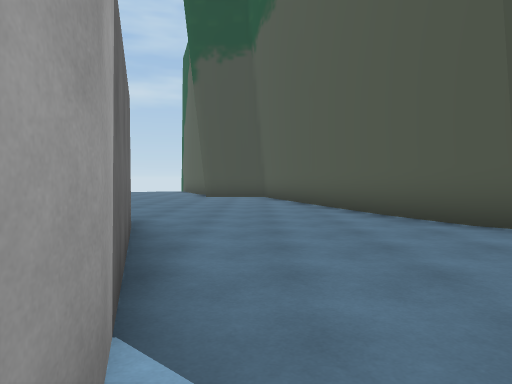
[1] (above)

14 first-person views from a walk through a 3-D level made in the Unity game engine. The camera is 1.3 m above the floor, tilts 2° down and sees 70° across. The floor is counted in squares, 2 m on a side. Each view is taken from the middle of a square. On the plan, view 1 faces up. The plan holds only what a view shows up to about 11 squares ahead; the rest is blank. The place goes on beyond the plan.

[2]
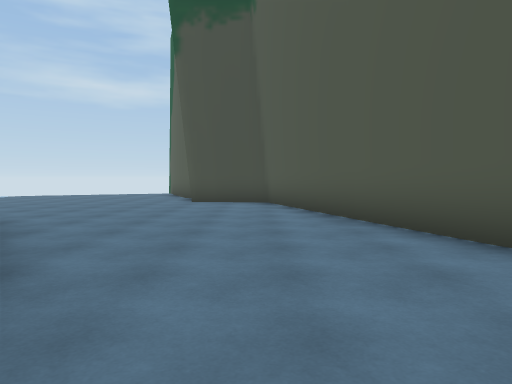

[3]
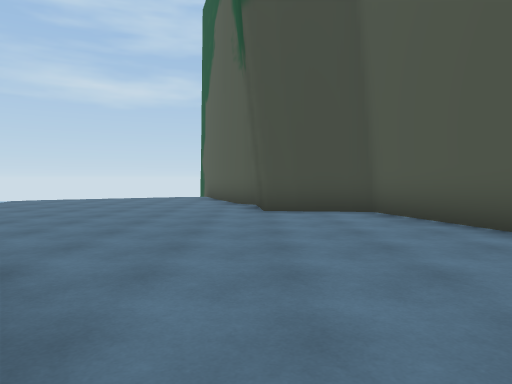

[4]
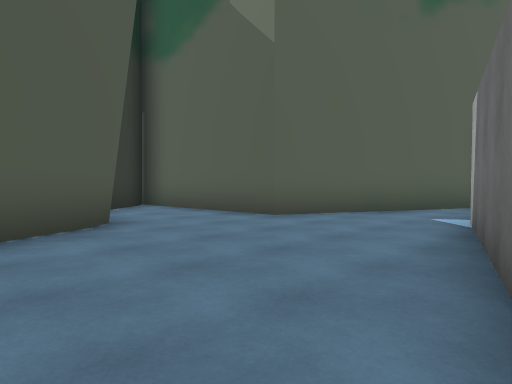

[5]
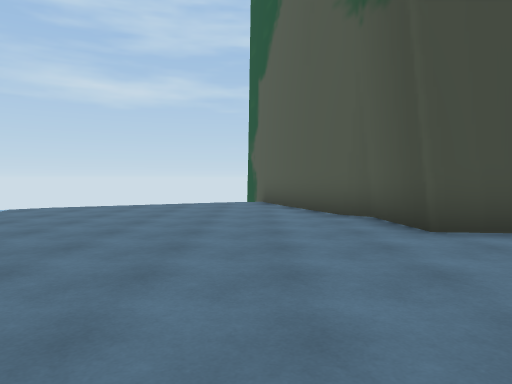

[6]
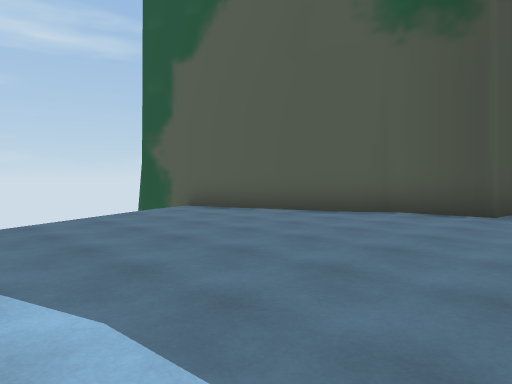

[7]
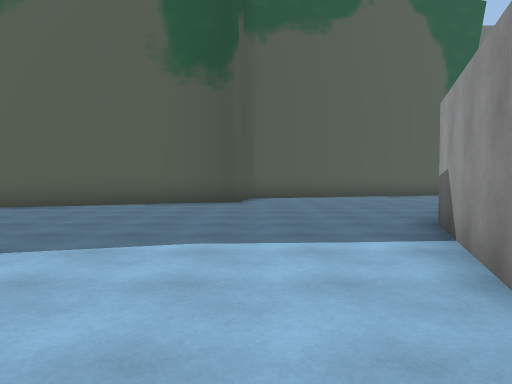

[8]
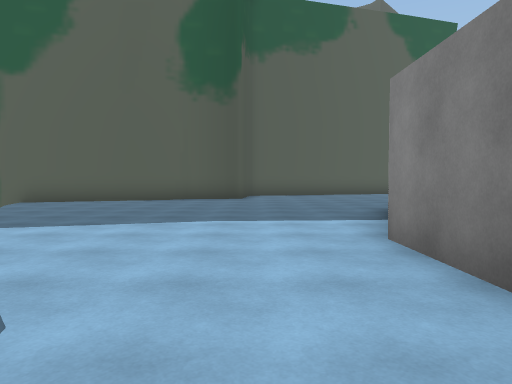

[9]
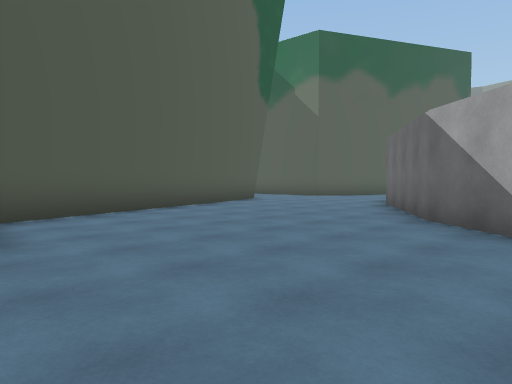

[10]
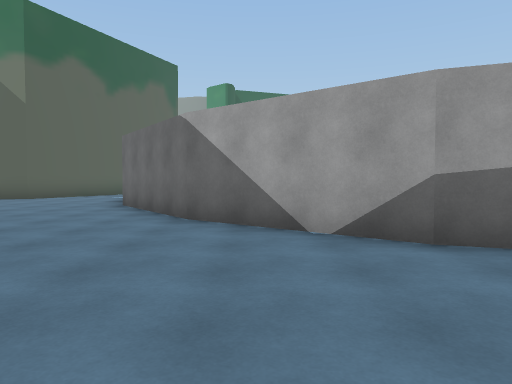

[11]
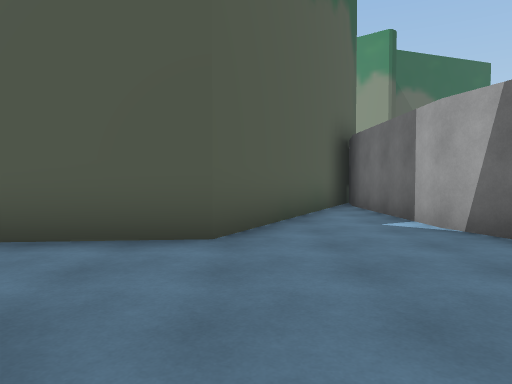

[12]
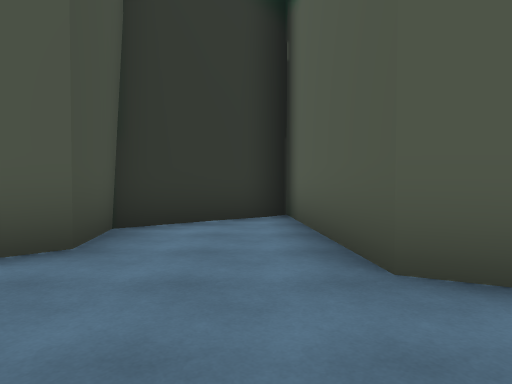

[13]
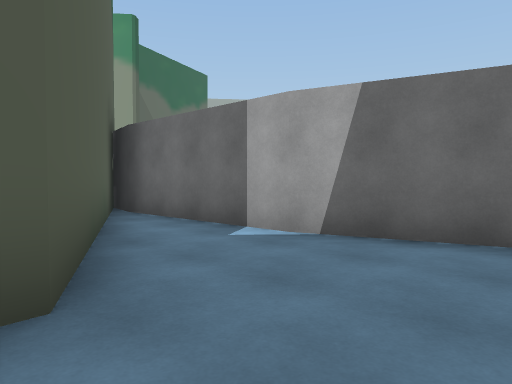

[14]
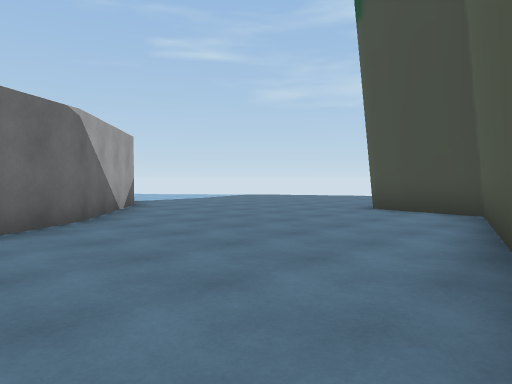

### Floor plan
Key: @ floor where view 1 was taken; # wall or solid block; . floor.
Columns run from 14 left of view 1 to 7 right of it. Each row starts with its distance up from view 1.
 20           ##
 19          ..#
 18        ....#
 17       .....##
 16     ........#
 15    .........#
 14   ..........####
 13 ...............#
 12  ..............#
 11   ####.........##
 10      ###........#
  9        ###......#
  8          ##.....#
  7           ##....##
  6            #.....#
  5            ##....####
  4             #.......##
  3             ##.......#
  2              #...#####
  1              #..##
  0              #@.#
 -1              #.##
 -2              #.#
 -3              ###

Positions as (right, up) in squares from view 1, and headings:
1: (0, 0), facing up
2: (0, 3), facing up
3: (-2, 6), facing up
4: (-2, 7), facing down-right
5: (-4, 9), facing up
6: (-9, 12), facing up-right
7: (-12, 13), facing right
8: (-14, 13), facing right
9: (-6, 14), facing down-right
10: (-5, 14), facing down
11: (2, 6), facing down
12: (0, 3), facing right
13: (3, 4), facing down-left
14: (2, 6), facing up-left
